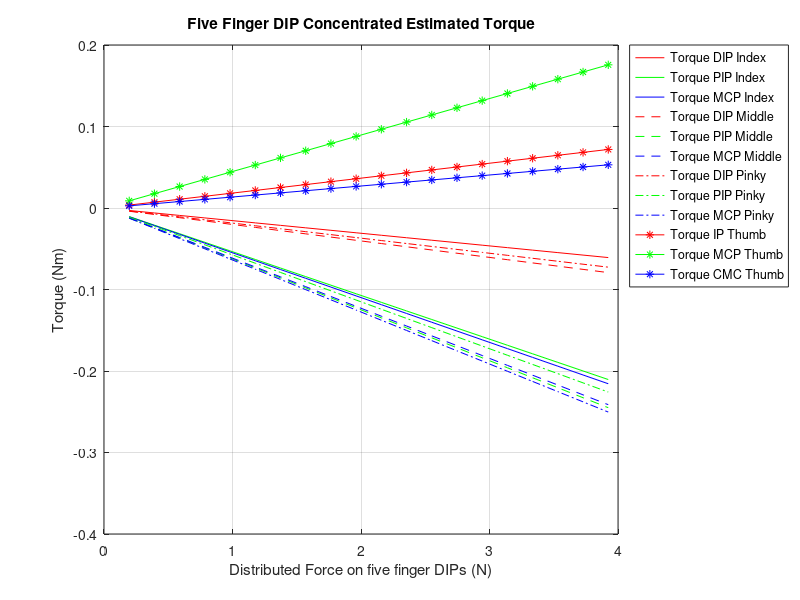

This figure's MATLAB source:
F = 9.81.*[0.1:0.1:2]; %N
Dist_F = F./5;
%% Length of Index joints
L_Index_DIP = (31/2)/1000; %m
% Length of Middle joints
L_Middle_DIP = (40.4/2)/1000; %m
% Length of Pinky joints
L_Pinky_DIP = (37/2)/1000; %m
% Length of Thumb joints:
L_Thumb_IP = (38.2/2)/1000; %m

%% Angles of Dist_F vector to x-axis:
theta_I_Dist_F = 110.9; % Dist_F vector from Index DIP to the center of the payload (Degrees)
theta_M_Dist_F = 115.20; % Dist_F vector from Middle DIP to the center of the payload (Degrees)
theta_P_Dist_F = 119.84; % Dist_F vector from Pinky DIP to the center of the payload (Degrees)
theta_T_Dist_F = 61.44; % Dist_F vector from Thumb IP to the center of the payload (Degrees)
%% Angles of MCP, PIP, & DIP joints:
theta_I_DIP = 19.67;
theta_I_PIP = 35.03;
theta_I_MCP = 70.48;

theta_M_DIP = 25.33;
theta_M_PIP = 37.85;
theta_M_MCP = 69.04;

theta_P_DIP = 29.69;
theta_P_PIP = 40.74;
theta_P_MCP = 70.1;
%theta_T_Dist_F = 9.62;
theta_T_IP = 12.04;
theta_T_MCP = -8.53;
theta_T_CMC = -51.48;
%% Force components on Index DIP:
Fx_Index = (Dist_F)*cosd(theta_I_Dist_F);
Fy_Index = (Dist_F)*sind(theta_I_Dist_F);
%% Force components on Pinky DIP:
Fx_Pinky = (Dist_F)*cosd(theta_P_Dist_F);
Fy_Pinky = (Dist_F)*sind(theta_P_Dist_F);
%% Force components on Middle DIP:
Fx_Middle = (Dist_F)*cosd(theta_M_Dist_F);
Fy_Middle = (Dist_F)*sind(theta_M_Dist_F);
%% Force components on IP:
Fx_thumb = (Dist_F)*cosd(theta_T_Dist_F);
Fy_thumb = (Dist_F)*sind(theta_T_Dist_F);
%% Length to MCP and PIP on Index:
L_Index_PIP = 55.31/1000; %m
L_Index_MCP = 84.76/1000; %m
%% Length to MCP and PIP on Middle:
L_Middle_MCP = 85.27/1000; %m
L_Middle_PIP = 64.0/1000; %m
%% Length to MCP and PIP on Pinky:
L_Pinky_MCP = 83.61/1000; %m
L_Pinky_PIP = 58.61/1000; %m
%% Length to thumb MCP and CMC:
L_Thumb_MCP = 56.12/1000; %m
L_Thumb_CMC = 78.05/1000; %m
%% Torques on MCP, PIP, DIP
% Index Finger
T_Index_DIP = L_Index_DIP*sind(theta_I_DIP)*Fx_Index - L_Index_DIP*cosd(theta_I_DIP)*Fy_Index;
T_Index_PIP = L_Index_PIP*sind(theta_I_PIP)*Fx_Index - L_Index_PIP*cosd(theta_I_PIP)*Fy_Index;
T_Index_MCP = L_Index_MCP*sind(theta_I_MCP)*Fx_Index - L_Index_MCP*cosd(theta_I_MCP)*Fy_Index;
% Middle Finger
T_Middle_DIP = L_Middle_DIP*sind(theta_M_DIP).*Fx_Middle - L_Middle_DIP*cosd(theta_M_DIP).*Fy_Middle;
T_Middle_PIP = L_Middle_PIP*sind(theta_M_PIP).*Fx_Middle - L_Middle_PIP*cosd(theta_M_PIP).*Fy_Middle;
T_Middle_MCP = L_Middle_MCP*sind(theta_M_MCP).*Fx_Middle - L_Middle_MCP*cosd(theta_M_MCP).*Fy_Middle;
% Pinky Finger
T_Pinky_DIP = L_Pinky_DIP*sind(theta_P_DIP).*Fx_Pinky - L_Pinky_DIP*cosd(theta_P_DIP).*Fy_Pinky;
T_Pinky_PIP = L_Pinky_PIP*sind(theta_P_PIP).*Fx_Pinky - L_Pinky_PIP*cosd(theta_P_PIP).*Fy_Pinky;
T_Pinky_MCP = L_Pinky_MCP*sind(theta_P_MCP).*Fx_Pinky - L_Pinky_MCP*cosd(theta_P_MCP).*Fy_Pinky;
%% Torques on Thumb IP, and MCP:
T_Th_IP = L_Thumb_IP*sind(theta_T_IP).*Fx_thumb + L_Thumb_IP*cosd(theta_T_IP).*Fy_thumb;
T_Th_MCP = L_Thumb_MCP*sind(theta_T_MCP).*Fx_thumb + L_Thumb_MCP*cosd(theta_T_MCP).*Fy_thumb;
T_Th_CMC = L_Thumb_CMC*sind(theta_T_CMC).*Fx_thumb + L_Thumb_CMC*cosd(theta_T_CMC).*Fy_thumb;
plot(Dist_F,T_Index_DIP,'-r',Dist_F,T_Index_PIP,'-g',Dist_F,T_Index_MCP,'-b',Dist_F,T_Middle_DIP,'--r',Dist_F,T_Middle_PIP,'--g',Dist_F,T_Middle_MCP,'--b', ...
    Dist_F,T_Pinky_DIP,'-.r',Dist_F,T_Pinky_PIP,'-.g',Dist_F,T_Pinky_MCP,'-.b',Dist_F,T_Th_IP,'-*r',Dist_F,T_Th_MCP,'-*g',Dist_F,T_Th_CMC,'-*b');
legend('Torque DIP Index','Torque PIP Index','Torque MCP Index','Torque DIP Middle','Torque PIP Middle', ...
    'Torque MCP Middle','Torque DIP Pinky','Torque PIP Pinky','Torque MCP Pinky','Torque IP Thumb','Torque MCP Thumb','Torque CMC Thumb','location','northeastoutside')
xlabel('Distributed Force on five finger DIPs (N)')
title('Five Finger DIP Concentrated Estimated Torque')
ylabel('Torque (Nm)')
grid on